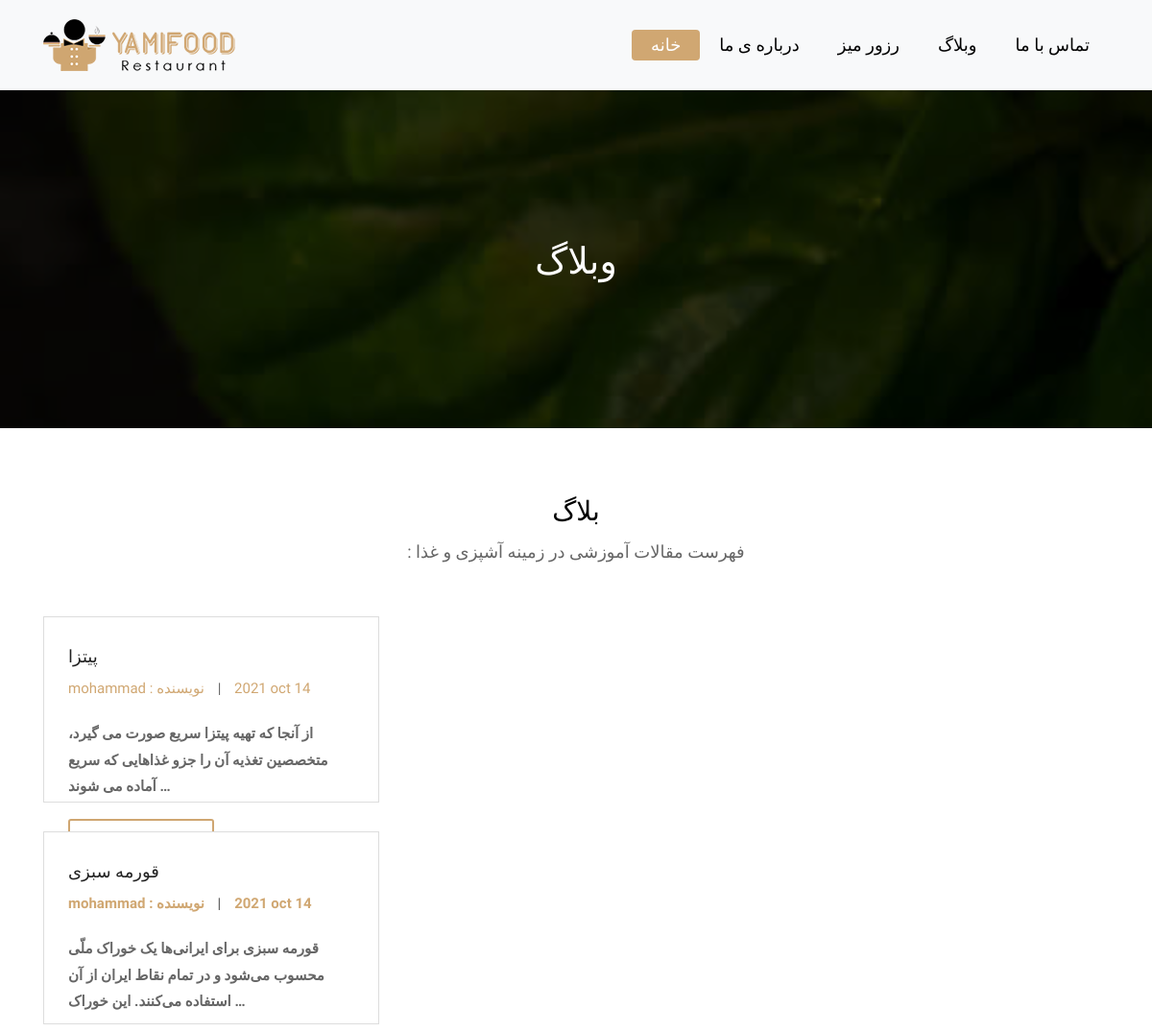
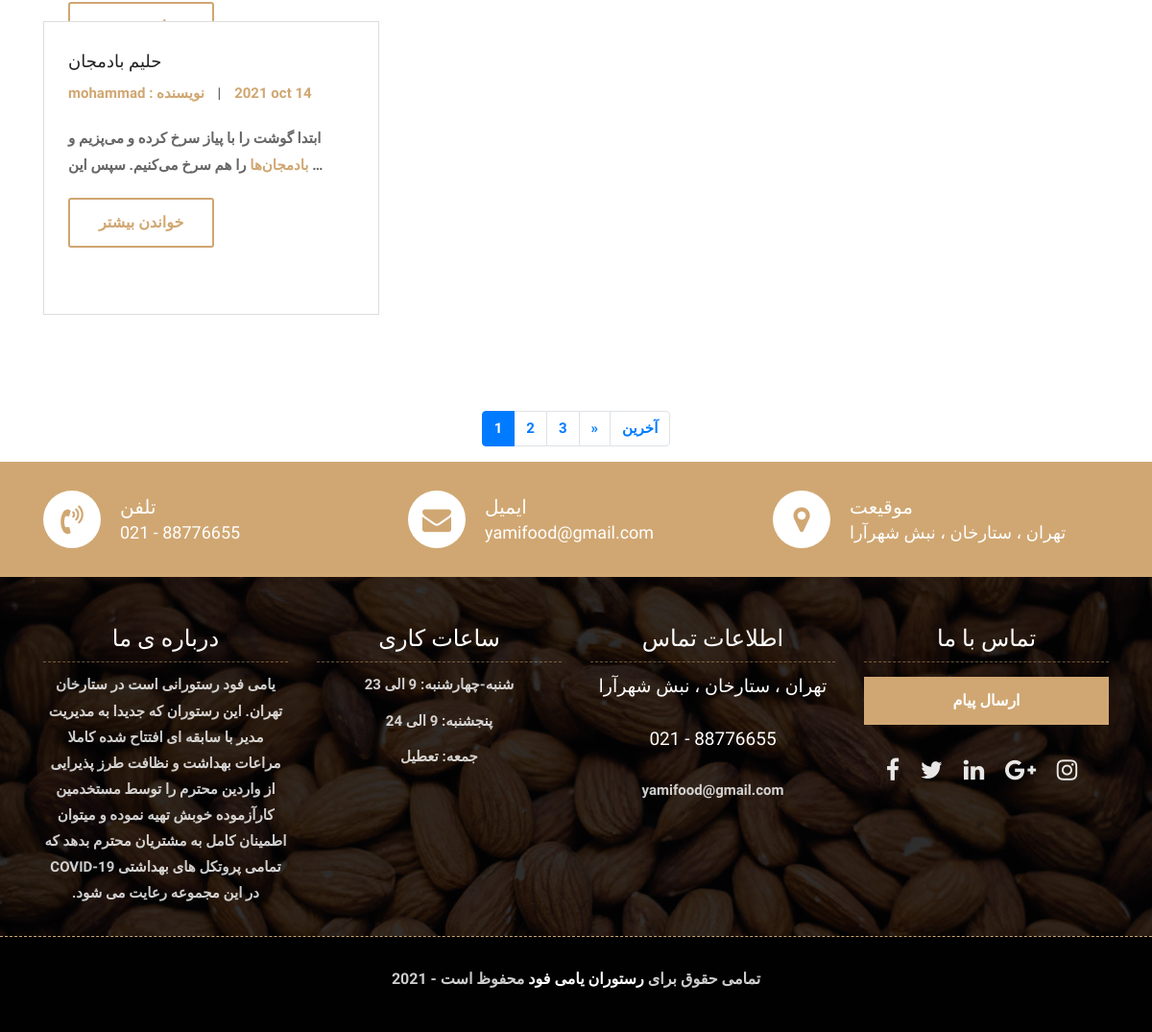
Screenshot of /blog/ with the database file from the repository (2 pictures, top to bottom).
### blog/models.py (models this page shows, shortened)
class Blog (models.Model):
    title = models.CharField(_("عنوان"), max_length=50)
    descriptions = models.CharField(_("توضیحات"), max_length=200)
    content  = RichTextField()
    created_at = models.DateTimeField(_("زمان انتشار"), default = timezone.now)
    author = models.ForeignKey(User , verbose_name=_("نویسنده"), on_delete=models.CASCADE)
    image = models.ImageField(_("تصویر"), upload_to="blogs", blank=True)
    Category = models.ForeignKey("Category", related_name = "blog", verbose_name=_("دسته بندی"), on_delete=models.CASCADE, blank = True , null = True)
    tag = models.ManyToManyField("Tag", verbose_name=_("تگ ها"), related_name = "blogs", blank = True , null = True)

### blog/views.py (the view)
def blog_list(request):
    Blogs = Blog.objects.all()
    paginator = Paginator(Blogs, 3) # Show 3 contacts per page.
    page_number = request.GET.get('page')
    blog_list = paginator.get_page(page_number)
    context = {
        "blog_list" : blog_list
    }
    return render(request, "blog/blog_list.html", context)

### blog/templates/blog/blog_list.html (shortened to what this page needs)
{% extends 'base.html' %}
{% load static %}
{% block content %}
	<div class="all-page-title page-breadcrumb">
		<div class="container text-center">
			<div class="row">
				<div class="col-lg-12">
					<h1>وبلاگ</h1>
				</div>
			</div>
		</div>
	</div>
	<div class="blog-box">
		<div class="container">
			<div class="row">
				<div class="col-lg-12">
					<div class="heading-title text-center">
						<h2>بلاگ</h2>
						<p>: فهرست  مقالات آموزشی در زمینه آشپزی و غذا</p>
					</div>
				</div>
			</div>
			<div class="row">
				{% for blog in blog_list  %}
				<div class="col-lg-4 col-md-6 col-12">
					<div class="blog-box-inner">
						<div class="blog-img-box">
						</div>
						<div class="blog-detail">
							<h4>{{blog.title}}</h4>
							<ul>
								<li><span>{{blog.author}} : نویسنده</span></li>
								<li>|</li>
								<li><span>{{blog.created_at|date:"Y b d"}}</span></li>
							</ul>
							<p dir="rtl">{{blog.content| truncatewords:20 |safe}}</p>
							<a class="btn btn-lg btn-circle btn-outline-new-white" href="{% url 'blog:blog_detail' blog.id %}">خواندن بیشتر</a>
						</div>
					</div>
				</div>
				{% endfor %}
			</div>
		</div>
	</div>
	{% if blog_list.has_other_pages %}
	<div class="container mb-3">
		<div class="row">
			<div class="col d-flex justify-content-center">
			<nav aria-label="Page navigation example">
  <ul class="pagination">
	{% for page in blog_list.paginator.page_range %}
		{% if blog_list.number == page %}
		<li class="page-item active"><a class="page-link" href="?page={{page}}">{{page}}</a></li>
		{% else %}
	    <li class="page-item"><a class="page-link" href="?page={{page}}">{{page}}</a></li>
		{% endif %}
	{% endfor %}
	{% if blog_list.has_next %}
		<li class="page-item">
      <a class="page-link" href="?page={{blog_list.next_page_number}}" aria-label="Next">
        <span aria-hidden="true">&raquo;</span>
      </a>
    </li>
	<li class="page-item"><a class="page-link" href="?page={{blog_list.paginator.num_pages}}">آخرین</a></li>
	{% endif %}
  </ul>
</nav>
			</div>
		</div>
	</div>
	{% endif %}
{% endblock content %}

### static/css/style.css (style rules this page uses)
body { color: #666666; font-size: 15px; font-family: 'Athiti', sans-serif; line-height: 1.80857; }
a { color: #1f1f1f; text-decoration: none !important; outline: none !important; -webkit-transition: all .3s ease-in-out; -moz-transition: all .3s ease-in-out; -ms-transition: all .3s ease-in-out; -o-transition: all .3s ease-in-out; transition: all .3s ease-in-out; }
h1, h2, h3, h4, h5, h6 { letter-spacing: 0; font-weight: normal; position: relative; padding: 0 0 10px 0; font-weight: normal; line-height: 120% !important; color: #1f1f1f; margin: 0 }
h1 { font-size: 24px }
h2 { font-size: 22px }
h4 { font-size: 16px }
a { color: #1f1f1f; text-decoration: none; outline: none; }
a, .btn { text-decoration: none !important; outline: none !important; -webkit-transition: all .3s ease-in-out; -moz-transition: all .3s ease-in-out; -ms-transition: all .3s ease-in-out; -o-transition: all .3s ease-in-out; transition: all .3s ease-in-out; }
ul, li, ol { list-style: none; margin: 0px; padding: 0px; }
.btn { text-transform: uppercase; padding: 19px 36px; }
.btn { display: inline-block; font-weight: 600; text-align: center; white-space: nowrap; vertical-align: middle; -webkit-user-select: none; -moz-user-select: none; -ms-user-select: none; user-select: none; border: 2px solid transparent; padding: 12px 30px; font-size: 16px; line-height: 1.5; border-radius: .1875rem; transition: color .15s ease-in-out, background-color .15s ease-in-out, border-color .15s ease-in-out, box-shadow .15s ease-in-out; }
.btn-outline-new-white { color: #fff; background-color: transparent; background-image: none; border-color: #cfa671; }
.heading-title { margin-bottom: 50px; }
.heading-title h2 { color: #010101; font-size: 28px; font-family: 'Arbutus Slab', serif; }
.heading-title p { font-size: 18px; font-weight: 200; margin: 0px; }
.page-breadcrumb { padding: 250px 0 150px; background: url(../images/all-bg.jpg) no-repeat; background-attachment: fixed; background-size: cover; background-position: 0 0; position: relative; }
.all-page-title .container { position: relative; z-index: 2; }
.all-page-title::before { background: #010101; content: ""; height: 100%; left: 0; position: absolute; top: 0; width: 100%; z-index: 1; opacity: 0.8; }
.all-page-title h1 { font-size: 38px; color: #ffffff; font-family: 'Arbutus Slab', serif; padding: 0px; }
.blog-box { padding: 70px 0px; }
.blog-box-inner { position: relative; margin-bottom: 30px; }
.blog-box-inner .blog-img-box { position: relative; display: block; }
.blog-box-inner .blog-detail { position: absolute; top: 0; background: #fff; padding: 30px 25px; border: 1px solid #ddd; transition-duration: .5s; height: 100%; }
.blog-detail h4 { font-size: 18px; font-weight: 500; color: #222222; }
.blog-detail ul li { display: inline-block; padding: 0px 5px; }
.blog-detail ul li span { color: #d0a772; cursor: pointer; }
.blog-detail ul li:first-child { padding-left: 0px; }
.blog-detail p { padding: 10px 0px 0 0; margin: 0px; }
.blog-detail a { color: #d0a772; margin-top: 20px; }

### rows the page displays
Blog: title "پیتزا", author "mohammad", created_at "2021 oct 14", content "از آنجا که تهیه پیتزا سریع صورت می گیرد، متخصصین تغذیه آن را جزو غذاهایی که سریع آماده می شوند …"
Blog: title "قورمه سبزی", author "mohammad", created_at "2021 oct 14", content "قورمه سبزی برای ایرانی‌ها یک خوراک ملّی محسوب می‌شود و در تمام نقاط ایران از آن استفاده می‌کنند. این خوراک …"
Blog: title "حلیم بادمجان", author "mohammad", created_at "2021 oct 14", content "ابتدا گوشت را با پیاز سرخ کرده و می‌پزیم و بادمجان‌ها را هم سرخ می‌کنیم. سپس این …"

### other values shown
{{ page }} "1"
{{ page }} "2" "3"
